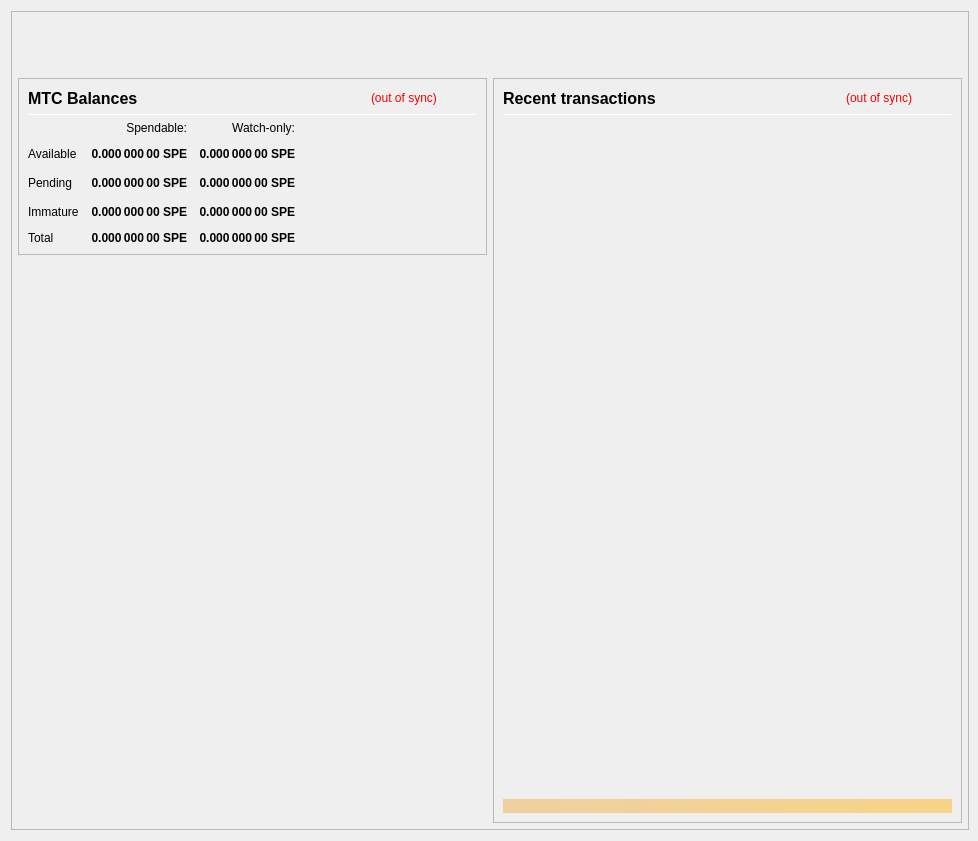
<?xml version="1.0" encoding="UTF-8"?>
<ui version="4.0">
 <class>OverviewPage</class>
 <widget class="QWidget" name="OverviewPage">
  <property name="geometry">
   <rect>
    <x>0</x>
    <y>0</y>
    <width>978</width>
    <height>841</height>
   </rect>
  </property>
  <property name="minimumSize">
   <size>
    <width>960</width>
    <height>682</height>
   </size>
  </property>
  <property name="font">
   <font>
    <weight>50</weight>
    <bold>false</bold>
   </font>
  </property>
  <property name="windowTitle">
   <string>Form</string>
  </property>
  <layout class="QVBoxLayout" name="topLayout" stretch="0">
   <property name="rightMargin">
    <number>9</number>
   </property>
   <item>
    <widget class="QFrame" name="frame_BG">
     <property name="minimumSize">
      <size>
       <width>850</width>
       <height>610</height>
      </size>
     </property>
     <property name="maximumSize">
      <size>
       <width>16777215</width>
       <height>16777215</height>
      </size>
     </property>
     <property name="frameShape">
      <enum>QFrame::StyledPanel</enum>
     </property>
     <property name="frameShadow">
      <enum>QFrame::Raised</enum>
     </property>
     <layout class="QVBoxLayout" name="verticalLayout_3" stretch="0">
      <property name="leftMargin">
       <number>0</number>
      </property>
      <property name="topMargin">
       <number>0</number>
      </property>
      <property name="rightMargin">
       <number>0</number>
      </property>
      <property name="bottomMargin">
       <number>6</number>
      </property>
      <item>
       <layout class="QVBoxLayout" name="verticalLayout_Master" stretch="0,1">
        <property name="leftMargin">
         <number>0</number>
        </property>
        <property name="topMargin">
         <number>0</number>
        </property>
        <property name="rightMargin">
         <number>0</number>
        </property>
        <property name="bottomMargin">
         <number>0</number>
        </property>
        <item>
         <widget class="QFrame" name="frame_Header">
          <layout class="QVBoxLayout" name="verticalLayout_Header" stretch="0">
           <property name="leftMargin">
            <number>0</number>
           </property>
           <property name="topMargin">
            <number>0</number>
           </property>
           <property name="rightMargin">
            <number>0</number>
           </property>
           <property name="bottomMargin">
            <number>0</number>
           </property>
           <item>
            <layout class="QHBoxLayout" name="horizontalLayout_Header" stretch="1,0">
             <property name="spacing">
              <number>6</number>
             </property>
             <item>
              <spacer name="horizontalSpacer_Header">
               <property name="orientation">
                <enum>Qt::Horizontal</enum>
               </property>
               <property name="sizeHint" stdset="0">
                <size>
                 <width>40</width>
                 <height>20</height>
                </size>
               </property>
              </spacer>
             </item>
             <item>
              <widget class="QLabel" name="labelOverviewHeaderRight">
               <property name="minimumSize">
                <size>
                 <width>464</width>
                 <height>60</height>
                </size>
               </property>
               <property name="maximumSize">
                <size>
                 <width>16777215</width>
                 <height>60</height>
                </size>
               </property>
               <property name="font">
                <font>
                 <pointsize>14</pointsize>
                </font>
               </property>
               <property name="text">
                <string/>
               </property>
               <property name="alignment">
                <set>Qt::AlignRight|Qt::AlignTrailing|Qt::AlignVCenter</set>
               </property>
              </widget>
             </item>
            </layout>
           </item>
          </layout>
         </widget>
        </item>
        <item>
         <widget class="QFrame" name="frame_Content">
          <layout class="QVBoxLayout" name="verticalLayout_Content">
           <property name="leftMargin">
            <number>6</number>
           </property>
           <property name="topMargin">
            <number>0</number>
           </property>
           <property name="rightMargin">
            <number>6</number>
           </property>
           <property name="bottomMargin">
            <number>0</number>
           </property>
           <item>
            <layout class="QHBoxLayout" name="horizontalLayout_Content" stretch="1,1">
             <property name="spacing">
              <number>6</number>
             </property>
             <item>
              <layout class="QVBoxLayout" name="verticalLayout_left" stretch="0,0">
               <item>
                <widget class="QFrame" name="frameBalances">
                 <property name="frameShape">
                  <enum>QFrame::StyledPanel</enum>
                 </property>
                 <property name="frameShadow">
                  <enum>QFrame::Raised</enum>
                 </property>
                 <layout class="QVBoxLayout" name="verticalLayout_4">
                  <item>
                   <layout class="QHBoxLayout" name="hlBalancesHeader" stretch="2,0,0">
                    <property name="spacing">
                     <number>6</number>
                    </property>
                    <item>
                     <widget class="QLabel" name="labelBalances">
                      <property name="minimumSize">
                       <size>
                        <width>0</width>
                        <height>0</height>
                       </size>
                      </property>
                      <property name="font">
                       <font>
                        <pointsize>12</pointsize>
                        <weight>75</weight>
                        <bold>true</bold>
                       </font>
                      </property>
                      <property name="text">
                       <string>MTC Balances</string>
                      </property>
                     </widget>
                    </item>
                    <item>
                     <widget class="QLabel" name="labelWalletStatus">
                      <property name="cursor">
                       <cursorShape>WhatsThisCursor</cursorShape>
                      </property>
                      <property name="toolTip">
                       <string>The displayed information may be out of date. Your wallet automatically synchronizes with the MyTicketCoin network after a connection is established, but this process has not completed yet.</string>
                      </property>
                      <property name="styleSheet">
                       <string notr="true">QLabel { color: red; }</string>
                      </property>
                      <property name="text">
                       <string notr="true">(out of sync)</string>
                      </property>
                      <property name="alignment">
                       <set>Qt::AlignLeading|Qt::AlignLeft|Qt::AlignVCenter</set>
                      </property>
                     </widget>
                    </item>
                    <item>
                     <spacer name="hsBalancesHeader">
                      <property name="orientation">
                       <enum>Qt::Horizontal</enum>
                      </property>
                      <property name="sizeHint" stdset="0">
                       <size>
                        <width>40</width>
                        <height>20</height>
                       </size>
                      </property>
                     </spacer>
                    </item>
                   </layout>
                  </item>
                  <item>
                   <widget class="Line" name="lineBalances">
                    <property name="minimumSize">
                     <size>
                      <width>0</width>
                      <height>1</height>
                     </size>
                    </property>
                    <property name="maximumSize">
                     <size>
                      <width>16777215</width>
                      <height>1</height>
                     </size>
                    </property>
                    <property name="orientation">
                     <enum>Qt::Horizontal</enum>
                    </property>
                   </widget>
                  </item>
                  <item>
                   <layout class="QGridLayout" name="gridLayout">
                    <property name="spacing">
                     <number>12</number>
                    </property>
                    <item row="2" column="2">
                     <widget class="QLabel" name="labelWatchPending">
                      <property name="font">
                       <font>
                        <weight>75</weight>
                        <bold>true</bold>
                       </font>
                      </property>
                      <property name="cursor">
                       <cursorShape>ArrowCursor</cursorShape>
                      </property>
                      <property name="toolTip">
                       <string>Unconfirmed transactions to watch-only addresses</string>
                      </property>
                      <property name="text">
                       <string notr="true">0.000 000 00 SPE</string>
                      </property>
                      <property name="alignment">
                       <set>Qt::AlignRight|Qt::AlignTrailing|Qt::AlignVCenter</set>
                      </property>
                      <property name="textInteractionFlags">
                       <set>Qt::NoTextInteraction</set>
                      </property>
                     </widget>
                    </item>
                    <item row="2" column="1">
                     <widget class="QLabel" name="labelUnconfirmed">
                      <property name="font">
                       <font>
                        <weight>75</weight>
                        <bold>true</bold>
                       </font>
                      </property>
                      <property name="cursor">
                       <cursorShape>ArrowCursor</cursorShape>
                      </property>
                      <property name="toolTip">
                       <string>Total of transactions that have yet to be confirmed, and do not yet count toward the spendable balance</string>
                      </property>
                      <property name="text">
                       <string notr="true">0.000 000 00 SPE</string>
                      </property>
                      <property name="alignment">
                       <set>Qt::AlignRight|Qt::AlignTrailing|Qt::AlignVCenter</set>
                      </property>
                      <property name="textInteractionFlags">
                       <set>Qt::NoTextInteraction</set>
                      </property>
                     </widget>
                    </item>
                    <item row="3" column="2">
                     <widget class="QLabel" name="labelWatchImmature">
                      <property name="font">
                       <font>
                        <weight>75</weight>
                        <bold>true</bold>
                       </font>
                      </property>
                      <property name="cursor">
                       <cursorShape>ArrowCursor</cursorShape>
                      </property>
                      <property name="toolTip">
                       <string>Staked or masternode rewards in watch-only addresses that has not yet matured</string>
                      </property>
                      <property name="text">
                       <string notr="true">0.000 000 00 SPE</string>
                      </property>
                      <property name="alignment">
                       <set>Qt::AlignRight|Qt::AlignTrailing|Qt::AlignVCenter</set>
                      </property>
                      <property name="textInteractionFlags">
                       <set>Qt::NoTextInteraction</set>
                      </property>
                     </widget>
                    </item>
                    <item row="4" column="0">
                     <widget class="QLabel" name="labelTotalText">
                      <property name="text">
                       <string>Total</string>
                      </property>
                      <property name="textInteractionFlags">
                       <set>Qt::NoTextInteraction</set>
                      </property>
                     </widget>
                    </item>
                    <item row="3" column="1">
                     <widget class="QLabel" name="labelImmature">
                      <property name="font">
                       <font>
                        <weight>75</weight>
                        <bold>true</bold>
                       </font>
                      </property>
                      <property name="cursor">
                       <cursorShape>ArrowCursor</cursorShape>
                      </property>
                      <property name="toolTip">
                       <string>Staked or masternode rewards that has not yet matured</string>
                      </property>
                      <property name="text">
                       <string notr="true">0.000 000 00 SPE</string>
                      </property>
                      <property name="alignment">
                       <set>Qt::AlignRight|Qt::AlignTrailing|Qt::AlignVCenter</set>
                      </property>
                      <property name="textInteractionFlags">
                       <set>Qt::NoTextInteraction</set>
                      </property>
                     </widget>
                    </item>
                    <item row="2" column="3">
                     <spacer name="hsBalances">
                      <property name="orientation">
                       <enum>Qt::Horizontal</enum>
                      </property>
                      <property name="sizeHint" stdset="0">
                       <size>
                        <width>40</width>
                        <height>20</height>
                       </size>
                      </property>
                     </spacer>
                    </item>
                    <item row="3" column="0">
                     <widget class="QLabel" name="labelImmatureText">
                      <property name="text">
                       <string>Immature</string>
                      </property>
                      <property name="textInteractionFlags">
                       <set>Qt::NoTextInteraction</set>
                      </property>
                     </widget>
                    </item>
                    <item row="4" column="1">
                     <widget class="QLabel" name="labelTotal">
                      <property name="font">
                       <font>
                        <weight>75</weight>
                        <bold>true</bold>
                       </font>
                      </property>
                      <property name="cursor">
                       <cursorShape>ArrowCursor</cursorShape>
                      </property>
                      <property name="toolTip">
                       <string>Your current total balance</string>
                      </property>
                      <property name="text">
                       <string notr="true">0.000 000 00 SPE</string>
                      </property>
                      <property name="alignment">
                       <set>Qt::AlignRight|Qt::AlignTrailing|Qt::AlignVCenter</set>
                      </property>
                      <property name="textInteractionFlags">
                       <set>Qt::NoTextInteraction</set>
                      </property>
                     </widget>
                    </item>
                    <item row="4" column="2">
                     <widget class="QLabel" name="labelWatchTotal">
                      <property name="font">
                       <font>
                        <weight>75</weight>
                        <bold>true</bold>
                       </font>
                      </property>
                      <property name="cursor">
                       <cursorShape>ArrowCursor</cursorShape>
                      </property>
                      <property name="toolTip">
                       <string>Current total balance in watch-only addresses</string>
                      </property>
                      <property name="text">
                       <string notr="true">0.000 000 00 SPE</string>
                      </property>
                      <property name="alignment">
                       <set>Qt::AlignRight|Qt::AlignTrailing|Qt::AlignVCenter</set>
                      </property>
                      <property name="textInteractionFlags">
                       <set>Qt::NoTextInteraction</set>
                      </property>
                     </widget>
                    </item>
                    <item row="0" column="2">
                     <widget class="QLabel" name="labelWatchonly">
                      <property name="text">
                       <string>Watch-only:</string>
                      </property>
                      <property name="alignment">
                       <set>Qt::AlignRight|Qt::AlignTrailing|Qt::AlignVCenter</set>
                      </property>
                     </widget>
                    </item>
                    <item row="1" column="0">
                     <widget class="QLabel" name="labelBalanceText">
                      <property name="text">
                       <string>Available</string>
                      </property>
                      <property name="textInteractionFlags">
                       <set>Qt::NoTextInteraction</set>
                      </property>
                     </widget>
                    </item>
                    <item row="1" column="1">
                     <widget class="QLabel" name="labelBalance">
                      <property name="font">
                       <font>
                        <weight>75</weight>
                        <bold>true</bold>
                       </font>
                      </property>
                      <property name="cursor">
                       <cursorShape>ArrowCursor</cursorShape>
                      </property>
                      <property name="toolTip">
                       <string>Your current spendable balance</string>
                      </property>
                      <property name="text">
                       <string notr="true">0.000 000 00 SPE</string>
                      </property>
                      <property name="alignment">
                       <set>Qt::AlignRight|Qt::AlignTrailing|Qt::AlignVCenter</set>
                      </property>
                      <property name="textInteractionFlags">
                       <set>Qt::NoTextInteraction</set>
                      </property>
                     </widget>
                    </item>
                    <item row="1" column="2">
                     <widget class="QLabel" name="labelWatchAvailable">
                      <property name="font">
                       <font>
                        <weight>75</weight>
                        <bold>true</bold>
                       </font>
                      </property>
                      <property name="cursor">
                       <cursorShape>ArrowCursor</cursorShape>
                      </property>
                      <property name="toolTip">
                       <string>Your current balance in watch-only addresses</string>
                      </property>
                      <property name="text">
                       <string notr="true">0.000 000 00 SPE</string>
                      </property>
                      <property name="alignment">
                       <set>Qt::AlignRight|Qt::AlignTrailing|Qt::AlignVCenter</set>
                      </property>
                      <property name="textInteractionFlags">
                       <set>Qt::NoTextInteraction</set>
                      </property>
                     </widget>
                    </item>
                    <item row="2" column="0">
                     <widget class="QLabel" name="labelPendingText">
                      <property name="text">
                       <string>Pending</string>
                      </property>
                      <property name="textInteractionFlags">
                       <set>Qt::NoTextInteraction</set>
                      </property>
                     </widget>
                    </item>
                    <item row="0" column="1">
                     <widget class="QLabel" name="labelSpendable">
                      <property name="text">
                       <string>Spendable:</string>
                      </property>
                      <property name="alignment">
                       <set>Qt::AlignRight|Qt::AlignTrailing|Qt::AlignVCenter</set>
                      </property>
                     </widget>
                    </item>
                   </layout>
                  </item>
                 </layout>
                </widget>
               </item>
               <item>
                <spacer name="verticalSpacer">
                 <property name="orientation">
                  <enum>Qt::Vertical</enum>
                 </property>
                 <property name="sizeHint" stdset="0">
                  <size>
                   <width>20</width>
                   <height>40</height>
                  </size>
                 </property>
                </spacer>
               </item>
              </layout>
             </item>
             <item>
              <layout class="QVBoxLayout" name="verticalLayout_right" stretch="1">
               <item>
                <widget class="QFrame" name="frame_RecentTransactions">
                 <property name="minimumSize">
                  <size>
                   <width>0</width>
                   <height>0</height>
                  </size>
                 </property>
                 <property name="frameShape">
                  <enum>QFrame::StyledPanel</enum>
                 </property>
                 <property name="frameShadow">
                  <enum>QFrame::Raised</enum>
                 </property>
                 <layout class="QVBoxLayout" name="verticalLayout_1" stretch="0,0,0,0,0">
                  <item>
                   <layout class="QHBoxLayout" name="horizontalLayout_2" stretch="2,0,0">
                    <property name="spacing">
                     <number>3</number>
                    </property>
                    <item>
                     <widget class="QLabel" name="label_4">
                      <property name="minimumSize">
                       <size>
                        <width>0</width>
                        <height>20</height>
                       </size>
                      </property>
                      <property name="font">
                       <font>
                        <pointsize>12</pointsize>
                        <weight>75</weight>
                        <bold>true</bold>
                       </font>
                      </property>
                      <property name="text">
                       <string>Recent transactions</string>
                      </property>
                     </widget>
                    </item>
                    <item>
                     <widget class="QLabel" name="labelTransactionsStatus">
                      <property name="cursor">
                       <cursorShape>WhatsThisCursor</cursorShape>
                      </property>
                      <property name="toolTip">
                       <string>The displayed information may be out of date. Your wallet automatically synchronizes with the MyTicketCoin network after a connection is established, but this process has not completed yet.</string>
                      </property>
                      <property name="styleSheet">
                       <string notr="true">QLabel { color: red; }</string>
                      </property>
                      <property name="text">
                       <string notr="true">(out of sync)</string>
                      </property>
                      <property name="alignment">
                       <set>Qt::AlignRight|Qt::AlignTrailing|Qt::AlignVCenter</set>
                      </property>
                     </widget>
                    </item>
                    <item>
                     <spacer name="horizontalSpacer">
                      <property name="orientation">
                       <enum>Qt::Horizontal</enum>
                      </property>
                      <property name="sizeHint" stdset="0">
                       <size>
                        <width>40</width>
                        <height>20</height>
                       </size>
                      </property>
                     </spacer>
                    </item>
                   </layout>
                  </item>
                  <item>
                   <widget class="Line" name="line">
                    <property name="minimumSize">
                     <size>
                      <width>0</width>
                      <height>1</height>
                     </size>
                    </property>
                    <property name="maximumSize">
                     <size>
                      <width>16777215</width>
                      <height>1</height>
                     </size>
                    </property>
                    <property name="orientation">
                     <enum>Qt::Horizontal</enum>
                    </property>
                   </widget>
                  </item>
                  <item>
                   <widget class="QListView" name="listTransactions">
                    <property name="minimumSize">
                     <size>
                      <width>0</width>
                      <height>0</height>
                     </size>
                    </property>
                    <property name="styleSheet">
                     <string notr="true">QListView { background: transparent; }</string>
                    </property>
                    <property name="frameShape">
                     <enum>QFrame::NoFrame</enum>
                    </property>
                    <property name="verticalScrollBarPolicy">
                     <enum>Qt::ScrollBarAlwaysOff</enum>
                    </property>
                    <property name="horizontalScrollBarPolicy">
                     <enum>Qt::ScrollBarAlwaysOff</enum>
                    </property>
                    <property name="selectionMode">
                     <enum>QAbstractItemView::NoSelection</enum>
                    </property>
                   </widget>
                  </item>
                  <item>
                   <spacer name="verticalSpacer_2">
                    <property name="orientation">
                     <enum>Qt::Vertical</enum>
                    </property>
                    <property name="sizeType">
                     <enum>QSizePolicy::Expanding</enum>
                    </property>
                    <property name="sizeHint" stdset="0">
                     <size>
                      <width>20</width>
                      <height>40</height>
                     </size>
                    </property>
                   </spacer>
                  </item>
                  <item>
                   <widget class="QLabel" name="labelAlerts">
                    <property name="maximumSize">
                     <size>
                      <width>16777215</width>
                      <height>16777215</height>
                     </size>
                    </property>
                    <property name="styleSheet">
                     <string notr="true">background-color: qlineargradient(x1: 0, y1: 0, x2: 1, y2: 0, stop:0 #F0D0A0, stop:1 #F8D488); color:#000000;</string>
                    </property>
                    <property name="text">
                     <string/>
                    </property>
                    <property name="wordWrap">
                     <bool>true</bool>
                    </property>
                    <property name="margin">
                     <number>3</number>
                    </property>
                   </widget>
                  </item>
                 </layout>
                </widget>
               </item>
              </layout>
             </item>
            </layout>
           </item>
          </layout>
         </widget>
        </item>
       </layout>
      </item>
     </layout>
    </widget>
   </item>
  </layout>
 </widget>
 <resources/>
 <connections/>
</ui>
